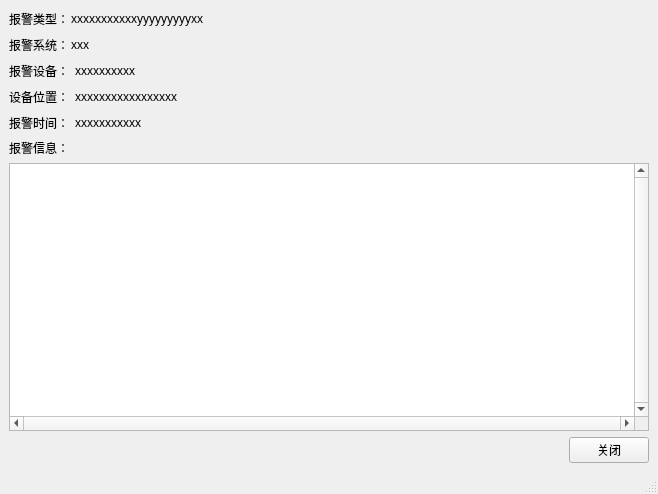
<?xml version="1.0" encoding="UTF-8"?>
<ui version="4.0">
 <class>ShowDetailAlarm</class>
 <widget class="QMainWindow" name="ShowDetailAlarm">
  <property name="geometry">
   <rect>
    <x>0</x>
    <y>0</y>
    <width>658</width>
    <height>494</height>
   </rect>
  </property>
  <property name="windowTitle">
   <string>MainWindow</string>
  </property>
  <widget class="QWidget" name="centralwidget">
   <layout class="QVBoxLayout" name="verticalLayout_2">
    <item>
     <layout class="QHBoxLayout" name="horizontalLayout">
      <property name="spacing">
       <number>2</number>
      </property>
      <item>
       <widget class="QLabel" name="label">
        <property name="text">
         <string>报警类型：</string>
        </property>
       </widget>
      </item>
      <item>
       <widget class="QLabel" name="alarmType">
        <property name="text">
         <string>xxxxxxxxxxxyyyyyyyyyxx</string>
        </property>
       </widget>
      </item>
      <item>
       <spacer name="horizontalSpacer_2">
        <property name="orientation">
         <enum>Qt::Horizontal</enum>
        </property>
        <property name="sizeHint" stdset="0">
         <size>
          <width>40</width>
          <height>20</height>
         </size>
        </property>
       </spacer>
      </item>
     </layout>
    </item>
    <item>
     <layout class="QHBoxLayout" name="horizontalLayout_2">
      <property name="spacing">
       <number>2</number>
      </property>
      <item>
       <widget class="QLabel" name="label_3">
        <property name="text">
         <string>报警系统：</string>
        </property>
       </widget>
      </item>
      <item>
       <widget class="QLabel" name="alarmSubSys">
        <property name="text">
         <string>xxx</string>
        </property>
       </widget>
      </item>
      <item>
       <spacer name="horizontalSpacer_3">
        <property name="orientation">
         <enum>Qt::Horizontal</enum>
        </property>
        <property name="sizeHint" stdset="0">
         <size>
          <width>40</width>
          <height>20</height>
         </size>
        </property>
       </spacer>
      </item>
     </layout>
    </item>
    <item>
     <layout class="QHBoxLayout" name="horizontalLayout_3">
      <item>
       <widget class="QLabel" name="label_5">
        <property name="text">
         <string>报警设备：</string>
        </property>
       </widget>
      </item>
      <item>
       <widget class="QLabel" name="alarmDevice">
        <property name="text">
         <string>xxxxxxxxxx</string>
        </property>
       </widget>
      </item>
      <item>
       <spacer name="horizontalSpacer_4">
        <property name="orientation">
         <enum>Qt::Horizontal</enum>
        </property>
        <property name="sizeHint" stdset="0">
         <size>
          <width>40</width>
          <height>20</height>
         </size>
        </property>
       </spacer>
      </item>
     </layout>
    </item>
    <item>
     <layout class="QHBoxLayout" name="horizontalLayout_4">
      <item>
       <widget class="QLabel" name="label_7">
        <property name="text">
         <string>设备位置：</string>
        </property>
       </widget>
      </item>
      <item>
       <widget class="QLabel" name="deviceLocal">
        <property name="text">
         <string>xxxxxxxxxxxxxxxxx</string>
        </property>
       </widget>
      </item>
      <item>
       <spacer name="horizontalSpacer_5">
        <property name="orientation">
         <enum>Qt::Horizontal</enum>
        </property>
        <property name="sizeHint" stdset="0">
         <size>
          <width>40</width>
          <height>20</height>
         </size>
        </property>
       </spacer>
      </item>
     </layout>
    </item>
    <item>
     <layout class="QHBoxLayout" name="horizontalLayout_5">
      <item>
       <widget class="QLabel" name="label_9">
        <property name="text">
         <string>报警时间：</string>
        </property>
       </widget>
      </item>
      <item>
       <widget class="QLabel" name="alarmTime">
        <property name="sizePolicy">
         <sizepolicy hsizetype="Preferred" vsizetype="Preferred">
          <horstretch>0</horstretch>
          <verstretch>0</verstretch>
         </sizepolicy>
        </property>
        <property name="minimumSize">
         <size>
          <width>0</width>
          <height>0</height>
         </size>
        </property>
        <property name="text">
         <string>xxxxxxxxxxx</string>
        </property>
        <property name="wordWrap">
         <bool>false</bool>
        </property>
       </widget>
      </item>
      <item>
       <spacer name="horizontalSpacer_6">
        <property name="orientation">
         <enum>Qt::Horizontal</enum>
        </property>
        <property name="sizeHint" stdset="0">
         <size>
          <width>40</width>
          <height>20</height>
         </size>
        </property>
       </spacer>
      </item>
     </layout>
    </item>
    <item>
     <layout class="QVBoxLayout" name="verticalLayout">
      <item>
       <widget class="QLabel" name="label_11">
        <property name="text">
         <string>报警信息：</string>
        </property>
       </widget>
      </item>
      <item>
       <widget class="QTextEdit" name="alarmDetail">
        <property name="verticalScrollBarPolicy">
         <enum>Qt::ScrollBarAlwaysOn</enum>
        </property>
        <property name="horizontalScrollBarPolicy">
         <enum>Qt::ScrollBarAlwaysOn</enum>
        </property>
        <property name="readOnly">
         <bool>true</bool>
        </property>
       </widget>
      </item>
     </layout>
    </item>
    <item>
     <layout class="QHBoxLayout" name="horizontalLayout_6">
      <item>
       <spacer name="horizontalSpacer">
        <property name="orientation">
         <enum>Qt::Horizontal</enum>
        </property>
        <property name="sizeHint" stdset="0">
         <size>
          <width>40</width>
          <height>20</height>
         </size>
        </property>
       </spacer>
      </item>
      <item>
       <widget class="QPushButton" name="closeBtn">
        <property name="text">
         <string>关闭</string>
        </property>
       </widget>
      </item>
     </layout>
    </item>
   </layout>
  </widget>
  <widget class="QStatusBar" name="statusbar"/>
 </widget>
 <resources/>
 <connections/>
</ui>
